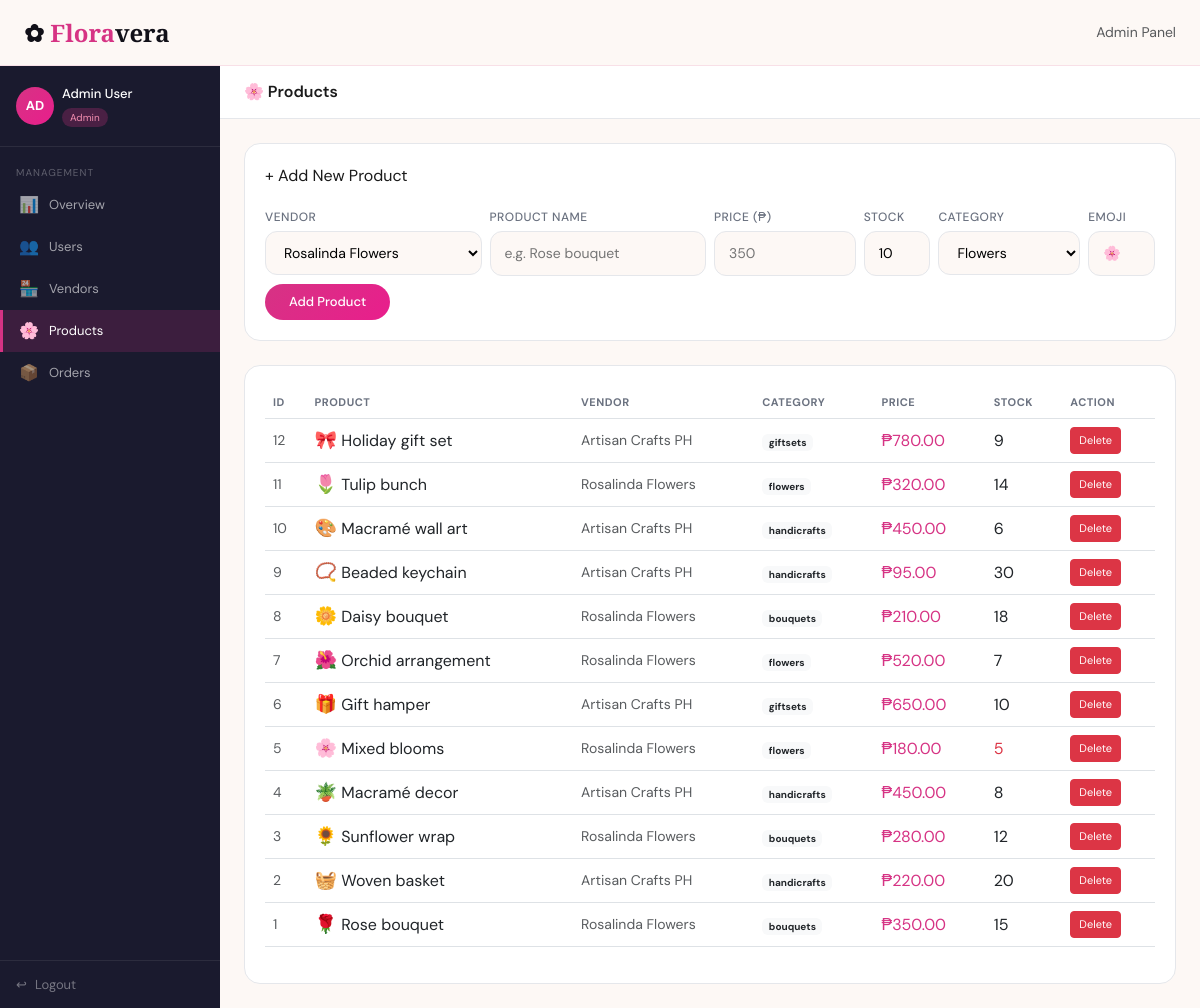
/admin/products.php (signed in), run on the app's committed database.
### tables this page shows
CREATE TABLE `products` (
  `id` int(11) NOT NULL,
  `vendor_id` int(11) NOT NULL,
  `name` varchar(150) NOT NULL,
  `description` text DEFAULT NULL,
  `price` decimal(10,2) NOT NULL,
  `stock` int(11) NOT NULL DEFAULT 10,
  `category` enum('flowers','bouquets','handicrafts','giftsets') NOT NULL DEFAULT 'flowers',
  `emoji` varchar(10) DEFAULT '?',
  `badge` varchar(20) DEFAULT NULL,
  `created_at` timestamp NOT NULL DEFAULT current_timestamp()
);

CREATE TABLE `vendors` (
  `id` int(11) NOT NULL,
  `user_id` int(11) NOT NULL,
  `shop_name` varchar(150) NOT NULL,
  `shop_type` varchar(80) NOT NULL DEFAULT 'Florist',
  `city` varchar(80) NOT NULL DEFAULT 'Davao City',
  `description` text DEFAULT NULL,
  `status` enum('pending','approved','rejected') DEFAULT 'pending',
  `created_at` timestamp NOT NULL DEFAULT current_timestamp()
);

### admin/products.php (the view, shortened to what this page needs)
<?php
include '../dbconnect.php';
$products=$conn->query("SELECT p.*,v.shop_name FROM products p JOIN vendors v ON v.id=p.vendor_id ORDER BY p.id DESC");
$vendors=$conn->query("SELECT * FROM vendors WHERE status='approved'");
$cur=basename($_SERVER['PHP_SELF']);
?>
<!DOCTYPE html>
<html lang="en">
<head>
<link href="https://cdn.jsdelivr.net/npm/bootstrap@5.3.0/dist/css/bootstrap.min.css" rel="stylesheet">
<link href="../style.css" rel="stylesheet">
</head>
<body>
<nav class="fv-navbar navbar fixed-top px-4 d-flex align-items-center justify-content-between">
  <a class="fv-logo" href="../index.php">✿ <span>Flora</span>vera</a>
  <span class="text-muted small">Admin Panel</span>
</nav>
<div class="fv-dash-wrap">
  <div class="fv-sidebar">
    <div class="fv-sidebar-user d-flex align-items-center gap-2">
      <div class="fv-avatar">AD</div>
      <div><div class="fv-uname"><?= htmlspecialchars($_SESSION['fullname']) ?></div><div class="fv-urole">Admin</div></div>
    </div>
    <div class="fv-nav-label mt-2">Management</div>
    <a href="dashboard.php" class="fv-nav-item <?= $cur==='dashboard.php'?'active':''?>"><span class="fv-nav-icon">📊</span> Overview</a>
    <a href="users.php"     class="fv-nav-item <?= $cur==='users.php'    ?'active':''?>"><span class="fv-nav-icon">👥</span> Users</a>
    <a href="vendors.php"   class="fv-nav-item <?= $cur==='vendors.php'  ?'active':''?>"><span class="fv-nav-icon">🏪</span> Vendors</a>
    <a href="products.php"  class="fv-nav-item <?= $cur==='products.php' ?'active':''?>"><span class="fv-nav-icon">🌸</span> Products</a>
    <a href="orders.php"    class="fv-nav-item <?= $cur==='orders.php'   ?'active':''?>"><span class="fv-nav-icon">📦</span> Orders</a>
    <div class="fv-logout"><a href="../logout.php"><span>↩</span> Logout</a></div>
  </div>
  <div class="fv-main">
    <div class="fv-topbar"><div class="fv-topbar-title">🌸 Products</div></div>
    <div class="fv-dash-content">
      <div class="fv-card mb-4">
        <div class="fw-600 mb-3">+ Add New Product</div>
        <form method="POST" class="row g-2">
          <div class="col-md-3"><label class="fv-label">Vendor</label>
            <select name="vendor_id" class="fv-input" required>
              <?php $vendors->data_seek(0); while($v=$vendors->fetch_assoc()): ?>
              <option value="<?= $v['id'] ?>"><?= htmlspecialchars($v['shop_name']) ?></option>
              <?php endwhile; ?>
            </select>
          </div>
          <div class="col-md-3"><label class="fv-label">Product Name</label><input type="text" name="name" class="fv-input" placeholder="e.g. Rose bouquet" required></div>
          <div class="col-md-2"><label class="fv-label">Price (₱)</label><input type="number" name="price" class="fv-input" placeholder="350" step="0.01" required></div>
          <div class="col-md-1"><label class="fv-label">Stock</label><input type="number" name="stock" class="fv-input" value="10"></div>
          <div class="col-md-2"><label class="fv-label">Category</label>
            <select name="category" class="fv-input">
              <option value="flowers">Flowers</option>
            </select>
          </div>
          <div class="col-md-1"><label class="fv-label">Emoji</label><input type="text" name="emoji" class="fv-input" value="🌸"></div>
          <div class="col-12"><button type="submit" name="add_product" class="btn-fv-fill" style="padding:8px 24px">Add Product</button></div>
        </form>
      </div>
      <div class="fv-card">
        <div class="table-responsive">
        <table class="table fv-admin-table align-middle">
          <thead><tr><th>ID</th><th>Product</th><th>Vendor</th><th>Category</th><th>Price</th><th>Stock</th><th>Action</th></tr></thead>
          <tbody>
          <?php while($p=$products->fetch_assoc()): ?>
          <tr>
            <td class="text-muted small"><?= $p['id'] ?></td>
            <td><span style="font-size:18px"><?= $p['emoji'] ?></span> <?= htmlspecialchars($p['name']) ?></td>
            <td class="text-muted small"><?= htmlspecialchars($p['shop_name']) ?></td>
            <td><span class="badge bg-light text-dark" style="font-size:10px"><?= $p['category'] ?></span></td>
            <td class="fw-600" style="color:var(--fv-pink)">₱<?= number_format($p['price'],2) ?></td>
            <td class="<?= $p['stock']<=5?'text-danger fw-600':'' ?>"><?= $p['stock'] ?></td>
            <td><a href="?delete=<?= $p['id'] ?>" class="btn btn-danger btn-sm" onclick="return confirm('Delete this product?')" style="font-size:11px">Delete</a></td>
          </tr>
          <?php endwhile; ?>
          </tbody>
        </table>
        </div>
      </div>
    </div>
  </div>
</div>
</body></html>

### style.css (style rules this page uses)
:root { --fv-pink: #d63384; --fv-pink2: #e91e8c; --fv-pink-light: #fce4ef; --fv-pink-mid: #f48fb1; --fv-dark: #111018; --fv-dark2: #1a1a2e; --fv-cream: #fdf8f5; --fv-cream2: #f5ede8; --fv-muted: #6b7280; --fv-border: #e5e7eb; --sidebar-w: 220px; }
body { font-family: 'DM Sans', sans-serif; background: var(--fv-cream); color: #1a1a1a; }
.fv-navbar { background: rgba(253,248,245,0.95); backdrop-filter: blur(12px); border-bottom: 0.5px solid rgba(214,51,132,0.12); height: 66px; }
.fv-logo { font-family: 'Cormorant Garamond', serif; font-size: 24px; font-weight: 700; color: var(--fv-dark) !important; text-decoration: none; }
.fv-logo span { color: var(--fv-pink); }
.btn-fv-fill { background: linear-gradient(135deg, var(--fv-pink), var(--fv-pink2)); color: #fff !important; border: none; border-radius: 30px; font-weight: 500; padding: 8px 22px; font-size: 13px; transition: all .2s; }
.fv-input { width: 100%; padding: 11px 14px; border: 1px solid var(--fv-border); border-radius: 12px; font-size: 14px; font-family: 'DM Sans', sans-serif; outline: none; background: var(--fv-cream); transition: border-color .2s; }
.fv-label { font-size: 12px; font-weight: 500; color: var(--fv-muted); text-transform: uppercase; letter-spacing: .5px; margin-bottom: 5px; }
.fv-dash-wrap { display: flex; min-height: 100vh; padding-top: 66px; }
.fv-sidebar { width: var(--sidebar-w); background: var(--fv-dark2); position: fixed; top: 66px; left: 0; bottom: 0; overflow-y: auto; display: flex; flex-direction: column; z-index: 30; }
.fv-sidebar-user { padding: 18px 16px; border-bottom: .5px solid rgba(255,255,255,.08); }
.fv-avatar { width: 38px; height: 38px; border-radius: 50%; background: linear-gradient(135deg, var(--fv-pink), var(--fv-pink2)); display: flex; align-items: center; justify-content: center; font-size: 13px; font-weight: 700; color: #fff; }
.fv-uname { font-size: 13px; font-weight: 500; color: #fff; }
.fv-urole { font-size: 10px; background: rgba(214,51,132,.25); color: var(--fv-pink-mid); padding: 2px 8px; border-radius: 10px; display: inline-block; margin-top: 3px; }
.fv-nav-label { font-size: 10px; color: rgba(255,255,255,.3); padding: 10px 16px 4px; text-transform: uppercase; letter-spacing: 1px; }
.fv-nav-item { display: flex; align-items: center; gap: 10px; padding: 9px 16px; color: rgba(255,255,255,.6); font-size: 13px; border-left: 3px solid transparent; text-decoration: none; transition: all .15s; }
.fv-nav-item.active { color: #fff; background: rgba(214,51,132,.18); border-left-color: var(--fv-pink); }
.fv-nav-icon { font-size: 16px; width: 20px; text-align: center; }
.fv-logout { padding: 14px 16px; border-top: .5px solid rgba(255,255,255,.08); margin-top: auto; }
.fv-logout a { display: flex; align-items: center; gap: 8px; color: rgba(255,255,255,.4); font-size: 13px; text-decoration: none; transition: color .15s; }
.fv-main { margin-left: var(--sidebar-w); flex: 1; background: var(--fv-cream); min-height: calc(100vh - 66px); }
.fv-topbar { background: #fff; border-bottom: .5px solid var(--fv-border); padding: 14px 24px; display: flex; align-items: center; justify-content: space-between; position: sticky; top: 66px; z-index: 20; }
.fv-topbar-title { font-size: 16px; font-weight: 600; }
.fv-dash-content { padding: 24px; }
.fv-card { background: #fff; border: .5px solid var(--fv-border); border-radius: 16px; padding: 20px; }
.fv-admin-table th { font-size: 11px; text-transform: uppercase; letter-spacing: .5px; color: var(--fv-muted); }

### data on the page
products: id "12", emoji "🎀", name "Holiday gift set", vendor.shop_name "Artisan Crafts PH", category "giftsets", price "780.00", stock "9"
products: id "11", emoji "🌷", name "Tulip bunch", vendor.shop_name "Rosalinda Flowers", category "flowers", price "320.00", stock "14"
products: id "10", emoji "🎨", name "Macramé wall art", vendor.shop_name "Artisan Crafts PH", category "handicrafts", price "450.00", stock "6"
products: id "9", emoji "📿", name "Beaded keychain", vendor.shop_name "Artisan Crafts PH", category "handicrafts", price "95.00", stock "30"
products: id "8", emoji "🌼", name "Daisy bouquet", vendor.shop_name "Rosalinda Flowers", category "bouquets", price "210.00", stock "18"
products: id "7", emoji "🌺", name "Orchid arrangement", vendor.shop_name "Rosalinda Flowers", category "flowers", price "520.00", stock "7"
products: id "6", emoji "🎁", name "Gift hamper", vendor.shop_name "Artisan Crafts PH", category "giftsets", price "650.00", stock "10"
products: id "5", emoji "🌸", name "Mixed blooms", vendor.shop_name "Rosalinda Flowers", category "flowers", price "180.00", stock "5"
products: id "4", emoji "🪴", name "Macramé decor", vendor.shop_name "Artisan Crafts PH", category "handicrafts", price "450.00", stock "8"
products: id "3", emoji "🌻", name "Sunflower wrap", vendor.shop_name "Rosalinda Flowers", category "bouquets", price "280.00", stock "12"
products: id "2", emoji "🧺", name "Woven basket", vendor.shop_name "Artisan Crafts PH", category "handicrafts", price "220.00", stock "20"
products: id "1", emoji "🌹", name "Rose bouquet", vendor.shop_name "Rosalinda Flowers", category "bouquets", price "350.00", stock "15"

### other printed values
$_SESSION['fullname'] "Admin User"
form field vendor_id "Rosalinda Flowers"
